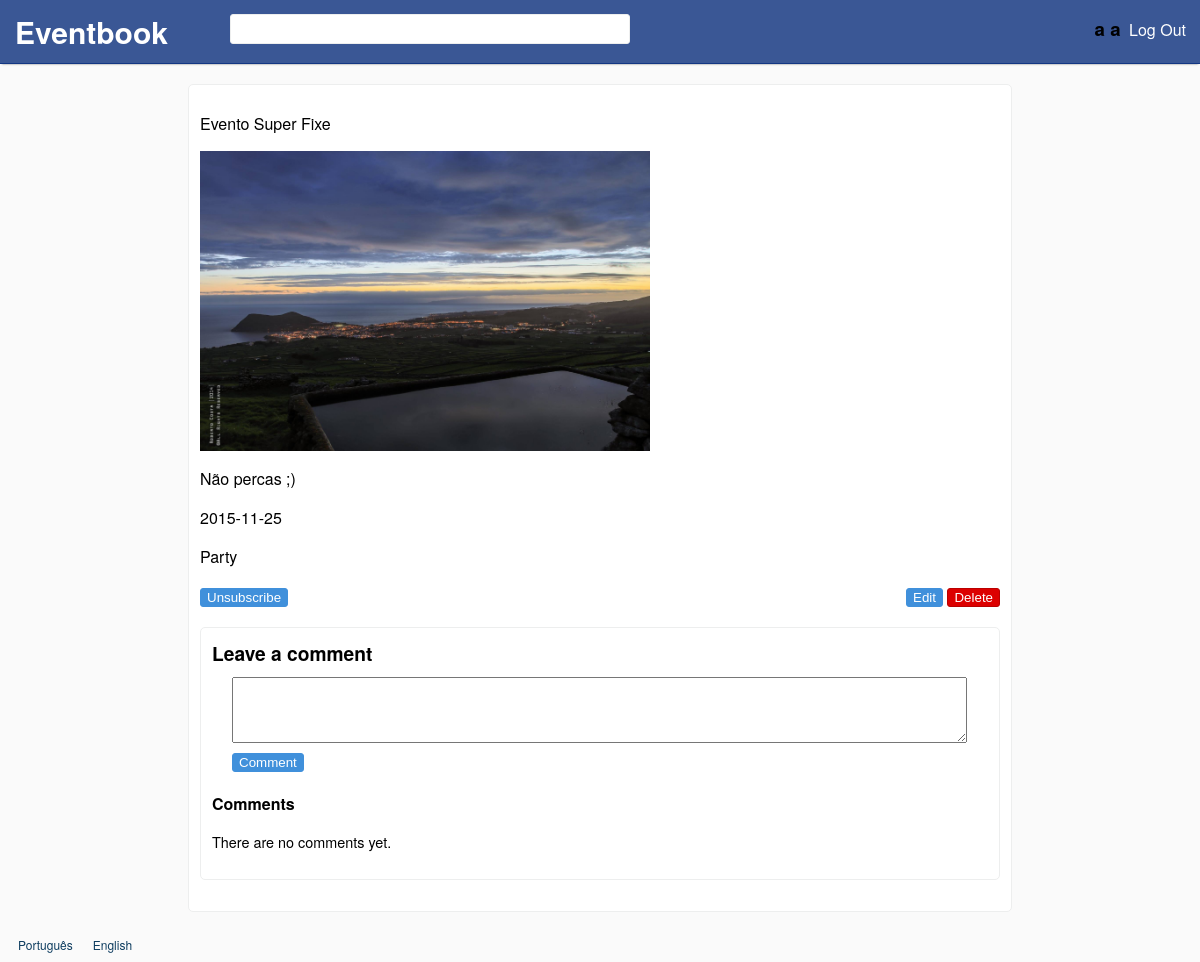
Page /events/12 (signed in) on the earlier database version.
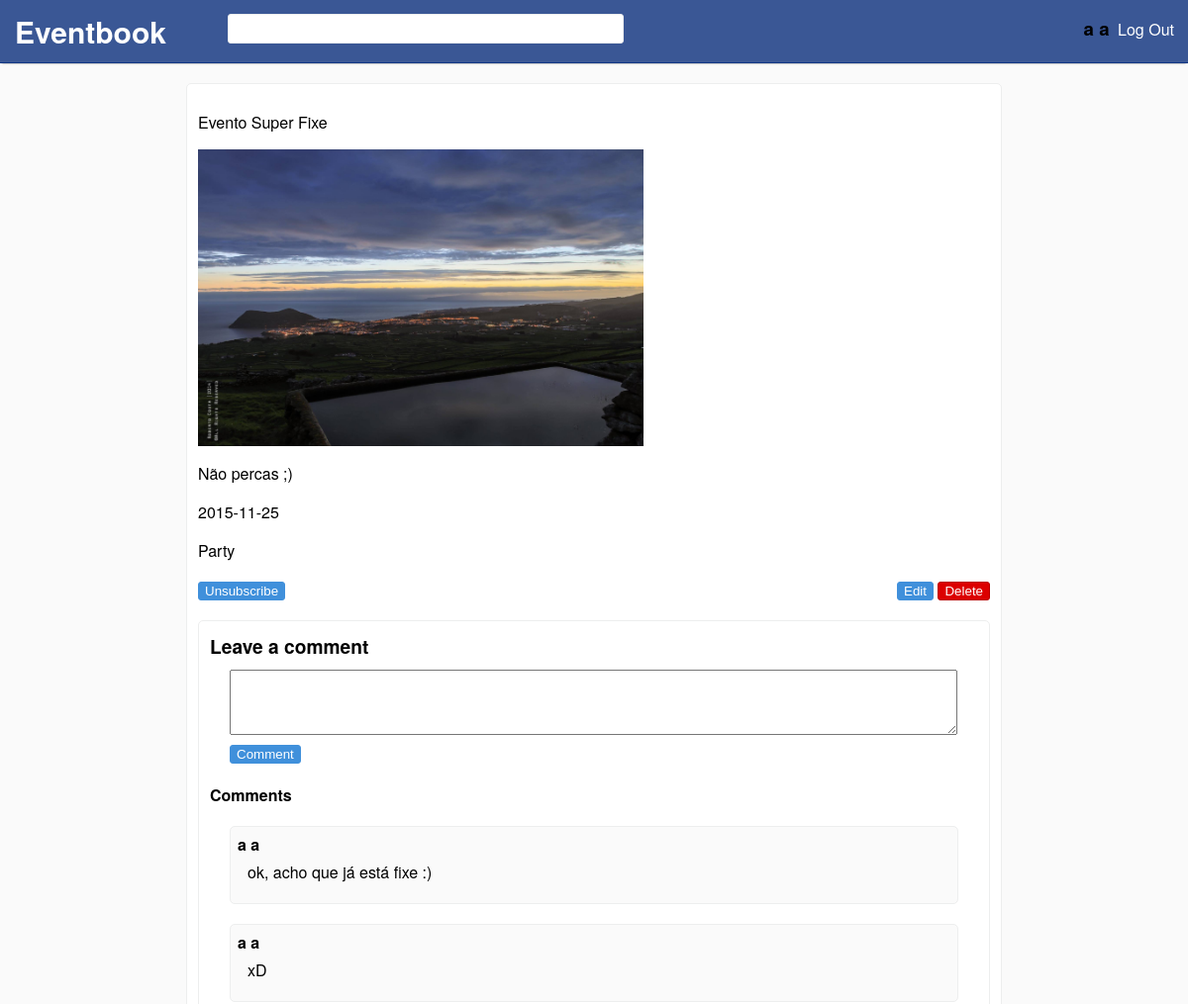
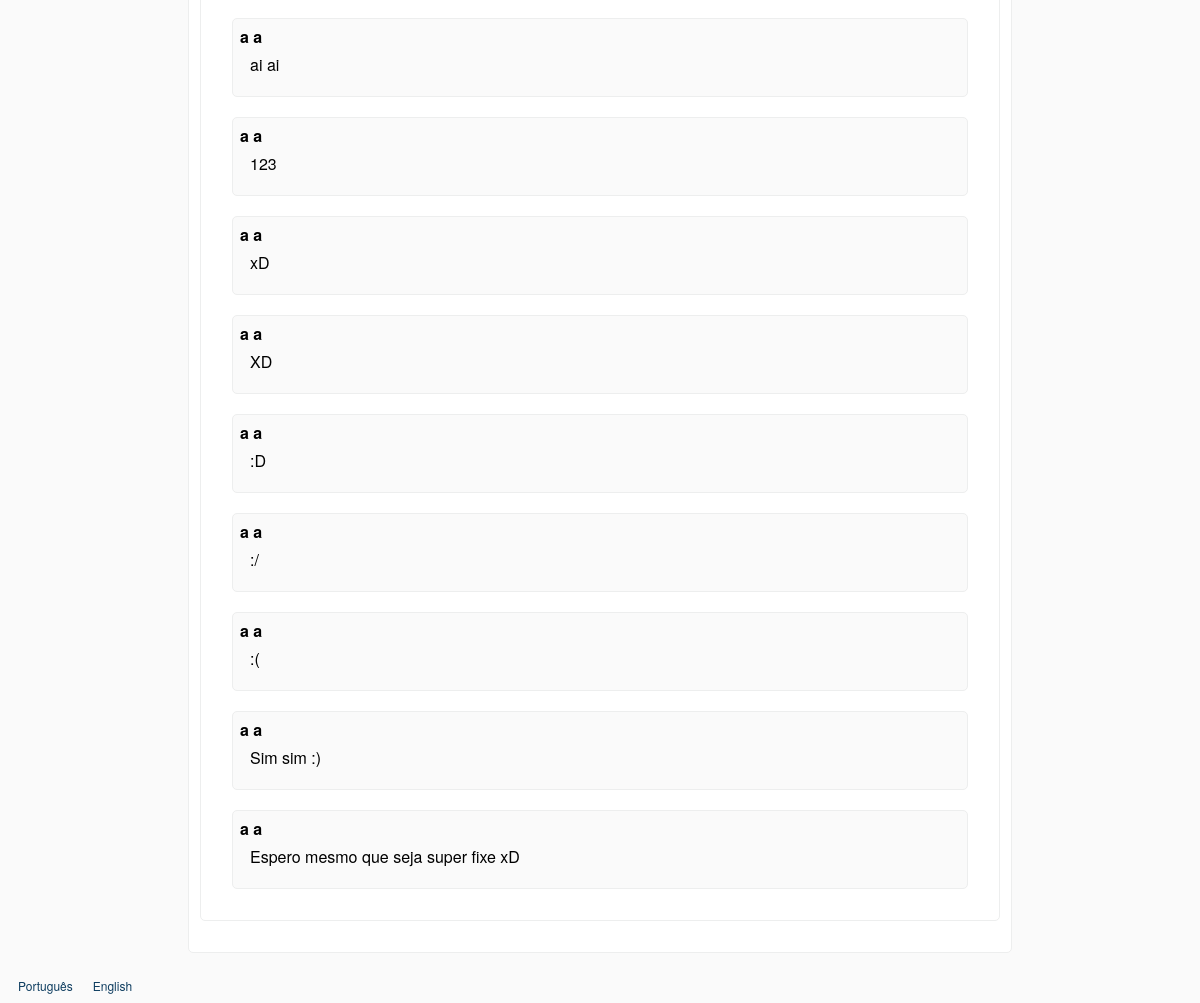
Same page on the later database version (2 pictures, top to bottom).
### tables this page shows
CREATE TABLE events
(
	id INTEGER PRIMARY KEY,
	name TEXT NOT NULL,
	image TEXT NOT NULL,
	creation_date DATETIME DEFAULT(DATETIME('now')),
	date DATETIME NOT NULL,
	description TEXT NOT NULL,
	type_id INTEGER REFERENCES types(id),
	user_id INTEGER REFERENCES users(id)
, deleted BOOLEAN DEFAULT(0), public BOOLEAN DEFAULT(1));

CREATE TABLE event_comments
(
	id INTEGER PRIMARY KEY,
	event_id INTEGER NOT NULL REFERENCES events(id),
	user_id INTEGER NOT NULL REFERENCES users(id),
	date DATETIME DEFAULT(DATETIME('now')),
	text TEXT NOT NULL
);

### core/config.php (called while the page is built)
<?php
  $_GLOBALS['web_root'] = '/trabalho/';
  $_GLOBALS['jquery'] = 'js/jquery-1.11.3.min.js';
  $_GLOBALS['allowed_image_types'] = array(IMAGETYPE_GIF,IMAGETYPE_JPEG,IMAGETYPE_PNG);
  $_GLOBALS['uploads_path'] = 'uploads/';
  $_GLOBALS['max_image_upload'] = 5000000;
?>

### languages/en.php (called while the page is built)
<?php
$lang = array();
$lang['SITE_NAME'] = 'Eventbook';
$lang['REGISTER'] = 'Register';
$lang['FIRST_NAME'] = 'First Name';
$lang['FIRST_NAME_ERROR'] = 'Invalid first name.';
$lang['LAST_NAME'] = 'Last Name';
$lang['LAST_NAME_ERROR'] = 'Invalid last name.';
$lang['EMAIL'] = 'E-mail';
$lang['EMAIL_ERROR'] = "Invalid email.";
$lang['EMAIL_IN_USE'] = "Email already in use.";
$lang['CONFIRM_EMAIL'] = 'Confirm e-mail';
$lang['PASSWORD'] = 'Password';
$lang['PASSWORD_LENGTH'] = "Passwords must have at least 8 characters.";
$lang['PASSWORD_DIFF'] = "Passwords do not match.";
$lang['CONFIRM_PASSWORD'] = 'Confirm password';
$lang['LOGIN'] = 'Log In';
$lang['UNREGISTERED_EMAIL'] = 'Unregistered or invalid email.';
$lang['INVALID_PASSWORD'] = 'Invalid password.';
$lang['LOGOUT'] = 'Log Out';
$lang['MY_EVENTS'] = 'My Events';
$lang['SUBSCRIBED'] = 'Subscribed';
$lang['CREATE'] = 'Create';
$lang['NAME'] = 'Name';
$lang['DESCRIPTION'] = 'Description';
$lang['DATE'] = 'Date';
$lang['IMAGE'] = 'Image';
$lang['TYPE'] = 'Type';
$lang['PARTY'] = 'Party';
$lang['BUSINESS'] = 'Business';
$lang['MEETING'] = 'Meeting';
$lang['CEREMONY'] = 'Ceremony';
$lang['EDUCATIONAL'] = 'Educational';
$lang['INVALID_NAME'] = 'Invalid name.';
$lang['INVALID_DESCRIPTION'] = 'Invalid description.';
$lang['INVALID_DATE'] = 'Invalid date.';
$lang['INVALID_IMAGE'] = 'Upload a valid image.';
$lang['IMAGE_SIZE_ERROR'] = "Image's size can not be higher than 5MB.";
$lang['IMAGE_EXT_ERROR'] = 'Invalid extension (Accepted: jpg, png, gif).';
$lang['SUBSCRIBE'] = 'Subscribe';
$lang['UNSUBSCRIBE'] = 'Unsubscribe';
$lang['DELETE_MSG'] = 'Are you sure you want to delete this event?';
$lang['DELETE'] = 'Delete';
$lang['EDIT'] = 'Edit';
$lang['LEAVE_A_COMMENT'] = 'Leave a comment';
$lang['COMMENTS'] = 'Comments';
$lang['MAKE_COMMENT'] = 'Comment';
$lang['NO_COMMENTS_YET'] = 'There are no comments yet.';
?>

### database/users.php (called while the page is built, shortened)
<?php
	include_once('connection.php');
	function getFullName($user_id)
	{
		global $db;
		$stmt = $db->prepare("SELECT (first_name || ' ' || last_name) full_name FROM users WHERE id = ?");
		$stmt->execute(array($user_id));
		$user = $stmt->fetch();
		if ($user !== false)
			return $user['full_name'];
		return null;
	}
?>

### database/events.php (called while the page is built, shortened)
<?php
	include_once('connection.php');
	function getEventAndSubscription($event_id, $user_id)
	{
		global $db;
		$stmt = $db->prepare('SELECT events.id id,name,image,date,description,type,events.user_id user_id, COUNT(event_id) subscribed FROM events
			LEFT JOIN event_types ON type_id = event_types.id
			LEFT JOIN event_subscriptions ON event_id = events.id AND event_subscriptions.user_id = ?
			WHERE events.id=? AND deleted = 0');
		$stmt->execute(array($user_id,$event_id));
		return $stmt->fetch();
	}
	function getEventComments($event_id, $last_id = false)
	{
		global $db;
		if ($last_id === false)
		{
			$stmt = $db->prepare('SELECT event_comments.id id, (first_name || " " || last_name) user_name, date, text FROM event_comments
				LEFT JOIN users ON user_id = users.id WHERE event_id = ? ORDER BY id DESC');
			$stmt->execute(array($event_id));
			return $stmt->fetchAll();
		}
	}
?>

### templates/comments.php (the view, shortened to what this page needs)
<div id="comments-box" class="box" <?php if (!$subscribed && !$owner) echo 'style="display:none"' ?> >
	<div>
		<h2><?php echo $lang['LEAVE_A_COMMENT']?></h2>
		<textarea id="comment-area" name="comment" rows='4'></textarea>
		<button id="comment-button" class="button"><?php echo $lang['MAKE_COMMENT']?></button>
	<div>
		<h3><?php echo $lang['COMMENTS']?></h3>
		<ul id="comments-list">
			<?php
			$comments = getEventComments($_GET['id']);
			if (empty($comments)) {
				echo '<p id="no-comments-yet">'.$lang['NO_COMMENTS_YET'].'</p>';
			}
			else
			{
				foreach ($comments as $row)
				{
					echo '<li class="comment">';
					echo '<div class="author">'.$row['user_name'].'</div>';
					echo '<div class="comment-text">'.$row['text'].'</div></li>';
				}
			}
			?>
		</ul>
	</div>
</div>

### events.php (shortened to what this page needs)
<?php
include_once('core/session.php');
include_once('database/events.php');
if(isSet($_GET['action']) && $_GET['action'] == 'new')
{
	include_once('core/require_session.php');
	if (isset($_POST["submit"]))
	{
		$valid_name = !empty($_POST['name']);
		$valid_desc = !empty($_POST['desc']);
		$valid_date = validateDate($_POST['date']);
		$valid_image = (!empty($_FILES['image']['tmp_name']) && ($image_info = getimagesize($_FILES['image']['tmp_name'])));
		$valid_image_size = $valid_image ? $_FILES['image']['size'] <= $_GLOBALS['max_image_upload'] : true;
		$valid_extension = ($valid_image && $valid_image_size) ? in_array($image_info[2],$_GLOBALS['allowed_image_types']) : true;
		if($valid_name && $valid_desc && $valid_date && $valid_image && $valid_extension)
		{
			$filename = $_FILES['image']['name'];
			$extension = image_type_to_extension($image_info[2]);
			do {
			    $filename = uniqid().$extension;
			} while( file_exists($_GLOBALS['uploads_path'].$filename));
			$newfile = $_GLOBALS['uploads_path'].$filename;
			if (newEvent($_POST['name'], $_POST['desc'], $_POST['date'], $_POST['type'], $newfile, $_SESSION['user_id']))
			{
				move_uploaded_file($_FILES['image']['tmp_name'], $newfile);
				$id = latestUserEvent($_SESSION['user_id']);
				header('Location: '.$id);
				return;
			}
		}
		$_GLOBALS['NEW'] = array("name" => !$valid_name, "desc" => !$valid_desc, "date" => !$valid_date,
									"image" => !$valid_image, "size" => !$valid_image_size, "ext" => !$valid_extension);
	}
	include('templates/events_new.php');
}
else if(isSet($_POST['delete']))
{
	deleteEvent($_SESSION['user_id'],$_POST['delete']);
	header('Location: '.$_GLOBALS['web_root']);
	die;
}
else if(isSet($_GET['id']))
{
	include('templates/event.php');
}
else
{
	if (isSet($_GET['action'])) header('Location: ..');
	else header('Location: .');
	die();
}
?>

### templates/event.php (shortened to what this page needs)
<?php
if (isSet($_SESSION['user_id']))
	$row = getEventAndSubscription($_GET['id'],$_SESSION['user_id']);
else $row = getEvent($_GET['id']);
?>
<!DOCTYPE html>
<html>
<head>
	<link rel="stylesheet" href="../styles.css">
</head>
<body>
	<div id="wrapper">
		<?php include('templates/header.php'); ?>
		<div id="content" >
			<div class="box center default-width">
				<p><?php echo $row['name'] ?></p>
				<div class="div-event-image-big" style="background-image:url(<?php echo '../'.$row['image'] ?>)"></div>
				<p><?php echo $row['description'] ?></p>
				<p><?php echo $row['date'] ?></p>
				<p><?php echo $lang[$row['type']] ?></p>
				<?php
				if (isSet($_SESSION['user_id']))
				{
					$subscribed = $row['subscribed'];
					$owner = ($_SESSION['user_id'] === $row['user_id']);
					echo '<button id="unsubscribe" style="'.($subscribed?'':'display:none').'" class="subscription button">'.$lang['UNSUBSCRIBE'].'</button>';
					if ($owner)
					{ ?>
						<div id="del-edit-div">
							<button id="edit-button" name='edit' class='button'><?php echo $lang['EDIT'] ?></button>
							<button id="delete-button" name='delete' class='button'><?php echo $lang['DELETE'] ?></button>
						</div>
					<?php
					}
					include('templates/comments.php');
				}
				include('templates/footer.php');
				?>
			</div>
		</div>
	</div>
</body>
</html>

### templates/header.php (shortened to what this page needs)
<div id="header">
	<a id="webroot" href="<?php echo $_GLOBALS['web_root'] ?>"><h1><?php echo $lang['SITE_NAME'] ?></h1></a>
	<input id="search" type="text" autocomplete="off">
	<div id="logout">
		<?php if (isSet($_SESSION['user_id'])) { ?>
			<h3 id="user_name"> <?php echo getFullName($_SESSION['user_id']) ?></h3>
			<a href="<?php echo $_GLOBALS['web_root'] ?>logout"><?php echo $lang['LOGOUT'] ?></a>
		<?php } ?>
	</div>
</div>

### templates/footer.php
<?php
	$langs = array("pt"=>"Português","en"=>"English");
?>
<div id="footer">
	<?php
		foreach($langs as $lang => $name) {
			echo '<form action=""><input name="lang" type="hidden" value="'.$lang.'"><input id="language" type="submit" value="'.$name.'"></form>';
		}
	?>
</div>

### styles.css (style rules this page uses)
html, body { margin:0; padding:0; height:100%; background: #fafafa; font-family: 'proxima-nova','Helvetica Neue',Arial,Helvetica,sans-serif; }
#wrapper { min-height:100%; position:relative; }
#header { background:#3a5795; border-bottom: 1px solid #133783; box-shadow: 0 2px 2px -2px rgba(0, 0, 0, .52); padding:10px; min-width: 950px; }
#header * { display: inline; height: 30px; }
#header h1 { font-size: 30px; padding: 0 5px; margin-top: 30px }
#header a { border-radius: 3px; text-decoration: none; color: white; padding: 0; }
#search { position: absolute; top: 14px; left: 230px; width: 400px; height:30px; }
#logout > a { padding: 4px; }
#logout { float: right; padding-top: 5px; }
#content { padding-bottom:50px; }
#footer { width:100%; height:30px; padding-top: 20px; position:absolute; bottom:0; left:0; }
#footer form { display: inline-block; padding: 0px; }
#footer input { background:none; border:none; padding: 0; font: inherit; cursor: pointer; text-decoration: none; color: #0d3c5f; font-size: 12px; margin-left:16px; padding: 2px; }
.box { background-color: #fff; border: 1px solid #edeeee; border-radius: 5px; margin: 0; margin-bottom: 20px; padding: 11px; }
.button { color: #fff; background-color: #4090db; border-color: #4090db; border-radius: 3px; border-style: solid; border-width: 1px; cursor: pointer; }
input[type="text"],input[type="password"],input[type="email"], select { margin: 0; display: block; border: 1px solid #edeeee; border-radius: 3px; height: 35px; -webkit-box-sizing: border-box; -moz-box-sizing: border-box; box-sizing: border-box; padding: 10px; }
.div-event-image-big { width: 100%; height: 300px; background-size: contain; background-position: left; background-repeat: no-repeat; }
#del-edit-div { float: right; }
#delete-button { background-color: #dc0000; border-color: #ba0000; }
.default-width { width: 800px; }
.center { margin: 20px auto 0; }
#comments-box { margin-top: 20px; width:97% }
#comments-box h2 { margin:0 0 10px 0; font-size: 1.2em; }
#comments-box h3 { margin:0 0 10px 0; font-size: 1em; }
#comments-box button { margin: 10px 0 20px; }
#comments-box ul { padding-left: 0; }
#comment-area { display:block; resize:vertical; width: 94%; }
#comment-area, #comments-box button { margin-left: 20px; }
.comment { padding: 6px 20px 20px 7px; margin: 20px; background-color: #fafafa; border: 1px solid #edeeee; border-radius: 5px; list-style-type: none; }
.author { font-weight: bold; margin: 0; padding: 0; }
.comment-text { margin-left: 10px; margin-top: 5px; word-wrap: break-word; }
#comments-box p { font-size: 0.9em; }

Differences in the rows shown:
added event_comments: user_name "a a", text "ok, acho que já está fixe :)"
added event_comments: user_name "a a", text "xD"
added event_comments: user_name "a a", text "ai ai"
added event_comments: user_name "a a", text "123"
added event_comments: user_name "a a", text "xD"
added event_comments: user_name "a a", text "XD"
added event_comments: user_name "a a", text ":D"
added event_comments: user_name "a a", text ":/"
added event_comments: user_name "a a", text ":("
added event_comments: user_name "a a", text "Sim sim :)"
added event_comments: user_name "a a", text "Espero mesmo que seja super fixe xD"
Other differences:
$lang['NO_COMMENTS_YET']: "There are no comments yet." → (not shown)
